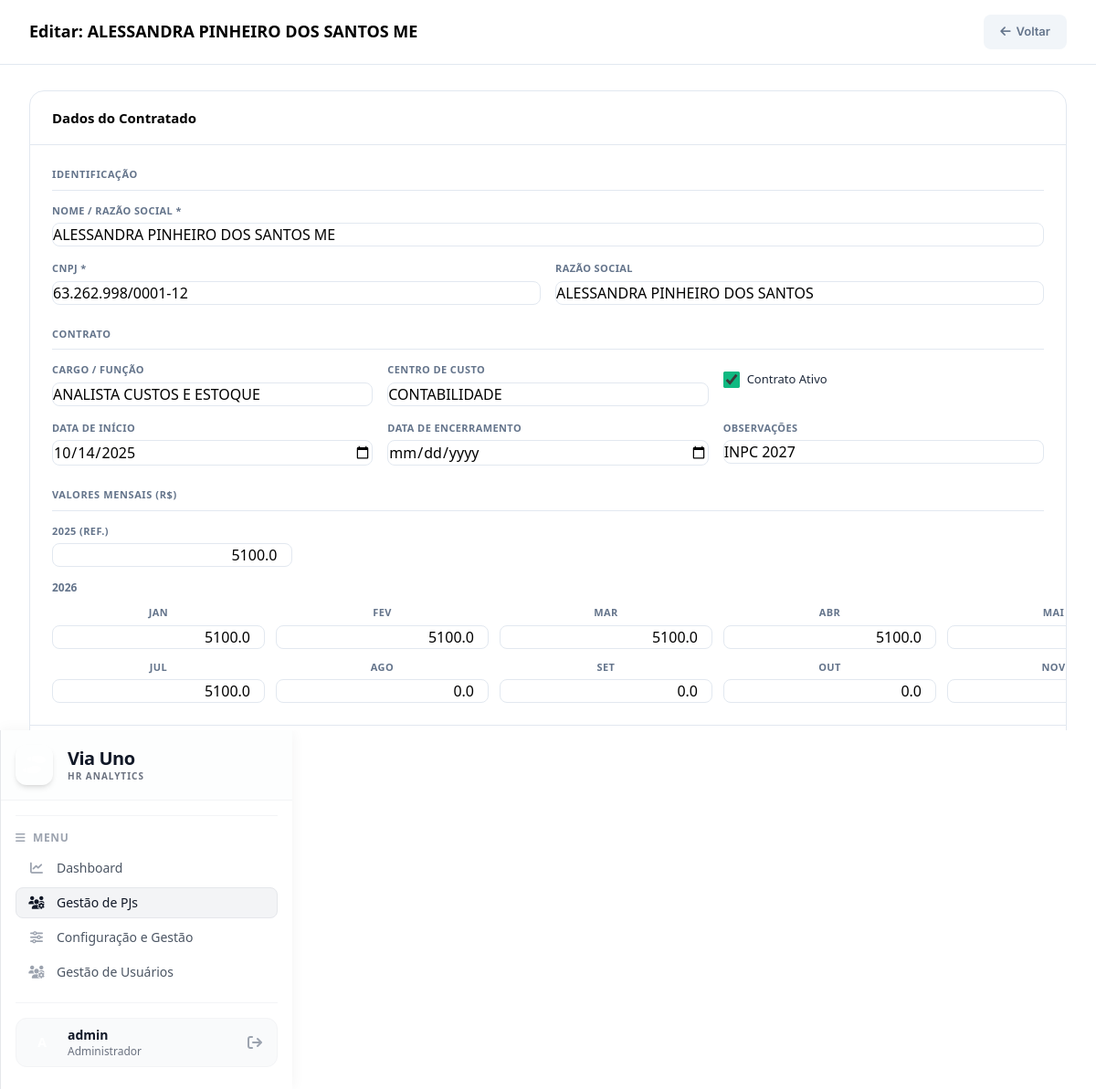
The page /admin/pj/editar/1 (signed in) on the database its author committed.
### models.py (models this page shows, shortened)
class PjContrato(db.Model):
    __tablename__ = 'pj_contratos'
    id = db.Column(db.Integer, primary_key=True)
    nome = db.Column(db.String(200), nullable=False)
    cnpj = db.Column(db.String(20), unique=True, nullable=False)
    razao_social = db.Column(db.String(200))
    data_inicio = db.Column(db.Date)
    data_encerramento = db.Column(db.Date)
    cargo = db.Column(db.String(100))
    centro_custo = db.Column(db.String(100))
    observacoes = db.Column(db.Text)
    ativo = db.Column(db.Boolean, default=True)
    valor_2025 = db.Column(db.Float, default=0.0)
    valor_jan_2026 = db.Column(db.Float, default=0.0)
    valor_fev_2026 = db.Column(db.Float, default=0.0)
    valor_mar_2026 = db.Column(db.Float, default=0.0)
    valor_abr_2026 = db.Column(db.Float, default=0.0)
    valor_mai_2026 = db.Column(db.Float, default=0.0)
    valor_jun_2026 = db.Column(db.Float, default=0.0)
    valor_jul_2026 = db.Column(db.Float, default=0.0)
    valor_ago_2026 = db.Column(db.Float, default=0.0)
    valor_set_2026 = db.Column(db.Float, default=0.0)
    valor_out_2026 = db.Column(db.Float, default=0.0)
    valor_nov_2026 = db.Column(db.Float, default=0.0)
    valor_dez_2026 = db.Column(db.Float, default=0.0)

class User(UserMixin, db.Model):
    __tablename__ = 'users'
    id = db.Column(db.Integer, primary_key=True)
    username = db.Column(db.String(80), unique=True, nullable=False)
    password_hash = db.Column(db.String(200), nullable=False)
    role = db.Column(db.String(20), nullable=False, default='viewer')  # 'editor' or 'viewer'
    @property
    def is_editor(self):
        return self.role == 'editor'

### app.py (the view)
@app.route('/admin/pj/editar/<int:pj_id>', methods=['GET', 'POST'])
@editor_required
def pj_editar(pj_id):
    pj = PjContrato.query.get_or_404(pj_id)
    if request.method == 'POST':
        _populate_pj(pj, request.form)
        db.session.commit()
        flash(f'PJ "{pj.nome}" atualizado com sucesso!', 'success')
        return redirect(url_for('admin'))
    return render_template('pj_form.html', pj=pj, title=f'Editar: {pj.nome}')

### templates/pj_form.html (shortened to what this page needs)
<!DOCTYPE html>
<html lang="pt-BR">
<head>
    <script src="https://cdn.tailwindcss.com"></script>
    <link rel="stylesheet" href="https://cdnjs.cloudflare.com/ajax/libs/font-awesome/6.4.0/css/all.min.css">
</head>
<body>
    <div class="main">
        <div class="topbar">
            <h1>{{ title }}</h1>
            <div class="topbar-actions">
                <a href="{{ url_for('admin') }}" class="btn btn-secondary"><i class="fa-solid fa-arrow-left"></i> Voltar</a>
            </div>
        </div>
        <div class="content">
            <form method="POST">
                <div class="form-card">
                    <div class="form-card-header">
                        <h2>Dados do Contratado</h2>
                    </div>
                    <div class="form-body">
                        <div class="section-title">Identificação</div>
                        <div class="grid-2">
                            <div class="form-group span-2">
                                <label for="nome">Nome / Razão Social *</label>
                                <input type="text" id="nome" name="nome" value="{{ pj.nome if pj else '' }}" required>
                            </div>
                            <div class="form-group">
                                <label for="cnpj">CNPJ *</label>
                                <input type="text" id="cnpj" name="cnpj" value="{{ pj.cnpj if pj else '' }}" required placeholder="00.000.000/0000-00">
                            </div>
                            <div class="form-group">
                                <label for="razao_social">Razão Social</label>
                                <input type="text" id="razao_social" name="razao_social" value="{{ pj.razao_social if pj else '' }}">
                            </div>
                        </div>
                        <div class="section-title">Contrato</div>
                        <div class="grid-3">
                            <div class="form-group">
                                <label for="cargo">Cargo / Função</label>
                                <input type="text" id="cargo" name="cargo" value="{{ pj.cargo if pj else '' }}">
                            </div>
                            <div class="form-group">
                                <label for="centro_custo">Centro de Custo</label>
                                <input type="text" id="centro_custo" name="centro_custo" value="{{ pj.centro_custo if pj else '' }}">
                            </div>
                            <div class="form-group">
                                <div class="ativo-toggle">
                                    <input type="checkbox" id="ativo" name="ativo" {{ 'checked' if (not pj or pj.ativo) else '' }}>
                                    <label for="ativo">Contrato Ativo</label>
                                </div>
                            </div>
                            <div class="form-group">
                                <label for="data_inicio">Data de Início</label>
                                <input type="date" id="data_inicio" name="data_inicio" value="{{ pj.data_inicio.isoformat() if pj and pj.data_inicio else '' }}">
                            </div>
                            <div class="form-group">
                                <label for="data_encerramento">Data de Encerramento</label>
                                <input type="date" id="data_encerramento" name="data_encerramento" value="{{ pj.data_encerramento.isoformat() if pj and pj.data_encerramento else '' }}">
                            </div>
                            <div class="form-group">
                                <label for="observacoes">Observações</label>
                                <input type="text" id="observacoes" name="observacoes" value="{{ pj.observacoes if pj else '' }}">
                            </div>
                        </div>
                        <div class="section-title">Valores Mensais (R$)</div>
                        <div class="grid-4">
                            <div class="form-group">
                                <label for="valor_2025">2025 (Ref.)</label>
                                <input type="number" id="valor_2025" name="valor_2025" class="money-input" step="0.01" min="0" value="{{ pj.valor_2025 or '' if pj else '' }}" placeholder="0,00">
                            </div>
                        </div>
                        <div style="margin-top: 14px;">
                            <div style="font-size: 12px; font-weight: 600; color: var(--text-muted); margin-bottom: 10px;">2026</div>
                            <div class="grid-6">
                                {% set months_2026 = [
                                    ('Jan', 'valor_jan_2026'), ('Fev', 'valor_fev_2026'), ('Mar', 'valor_mar_2026'),
                                    ('Abr', 'valor_abr_2026'), ('Mai', 'valor_mai_2026'), ('Jun', 'valor_jun_2026'),
                                    ('Jul', 'valor_jul_2026'), ('Ago', 'valor_ago_2026'), ('Set', 'valor_set_2026'),
                                    ('Out', 'valor_out_2026'), ('Nov', 'valor_nov_2026'), ('Dez', 'valor_dez_2026')
                                ] %}
                                {% for label_m, field in months_2026 %}
                                <div class="form-group">
                                    <label for="{{ field }}" style="text-align:center;">{{ label_m }}</label>
                                    <input type="number" id="{{ field }}" name="{{ field }}" class="money-input" step="0.01" min="0"
                                           value="{{ pj[field] or '' if pj and pj[field] else (pj|attr(field) if pj else '') }}" placeholder="0">
                                </div>
                                {% endfor %}
                            </div>
                        </div>
                    </div>
                    <div class="form-footer">
                    </div>
                </div>
            </form>
        </div>
    </div>
    {% include "sidebar.html" %}
</body>
</html>

### templates/sidebar.html (shortened to what this page needs)
    <aside class="w-80 flex-shrink-0 bg-white border-l border-gray-200 flex flex-col h-full shadow-[0_0_15px_rgba(0,0,0,0.05)] z-20">
        <div class="p-4 border-b border-gray-100 flex items-center gap-4 bg-gray-50/30">
            <div class="bg-brand-600 text-white p-2 rounded-xl shadow-md">
                <i class="fa-solid fa-shoe-prints text-xl"></i>
            </div>
            <div>
                <h1 class="text-xl font-bold text-gray-900 leading-tight tracking-tight">Via Uno</h1>
                <p class="text-[10px] text-gray-500 font-semibold tracking-widest uppercase">HR Analytics</p>
            </div>
        </div>
        <div class="flex-1 overflow-y-auto p-4 space-y-4 no-scrollbar flex flex-col">
            <div class="pt-4 border-t border-gray-100">
                <h2 class="text-xs font-bold text-gray-400 uppercase tracking-wider mb-2 flex items-center gap-2">
                    <i class="fa-solid fa-bars"></i>
                    Menu
                </h2>
                <ul class="space-y-1">
                    <li>
                        <a href="{{ url_for('index') }}" class="flex items-center gap-3 px-3 py-1.5 rounded-lg font-medium text-sm transition-colors {% if request.path == '/' %}bg-gray-100 text-gray-900 border border-gray-200{% else %}text-gray-600 hover:bg-gray-100 border border-transparent{% endif %}">
                            <i class="fa-solid fa-chart-line w-5 text-center {% if request.path == '/' %}text-brand-600{% else %}text-gray-400{% endif %}"></i>
                            Dashboard
                        </a>
                    </li>
                    <li>
                        <a href="{{ url_for('admin') }}" class="flex items-center gap-3 px-3 py-1.5 rounded-lg font-medium text-sm transition-colors {% if request.path == '/admin' or request.path.startswith('/admin/pj') %}bg-gray-100 text-gray-900 border border-gray-200{% else %}text-gray-600 hover:bg-gray-100 border border-transparent{% endif %}">
                            <i class="fa-solid fa-users-gear w-5 text-center {% if request.path == '/admin' or request.path.startswith('/admin/pj') %}text-brand-600{% else %}text-gray-400{% endif %}"></i>
                            Gestão de PJs
                        </a>
                    </li>
                    <li>
                        <a href="{{ url_for('agrupadores') }}" class="flex items-center gap-3 px-3 py-1.5 rounded-lg font-medium text-sm transition-colors {% if request.path.startswith('/admin/agrupadores') %}bg-gray-100 text-gray-900 border border-gray-200{% else %}text-gray-600 hover:bg-gray-100 border border-transparent{% endif %}">
                            <i class="fa-solid fa-sliders w-5 text-center {% if request.path.startswith('/admin/agrupadores') %}text-brand-600{% else %}text-gray-400{% endif %}"></i>
                            Configuração e Gestão
                        </a>
                    </li>
                    <li>
                        <a href="{{ url_for('admin_usuarios') }}" class="flex items-center gap-3 px-3 py-1.5 rounded-lg font-medium text-sm transition-colors {% if request.path.startswith('/admin/usuarios') %}bg-gray-100 text-gray-900 border border-gray-200{% else %}text-gray-600 hover:bg-gray-100 border border-transparent{% endif %}">
                            <i class="fa-solid fa-users-gear w-5 text-center {% if request.path.startswith('/admin/usuarios') %}text-brand-600{% else %}text-gray-400{% endif %}"></i>
                            Gestão de Usuários
                        </a>
                    </li>
                </ul>
            </div>
            <div class="mt-auto pt-4 pb-2 border-t border-gray-100">
                <div class="flex items-center gap-3 px-3 py-2 bg-gray-50 rounded-xl border border-gray-100">
                    <div class="w-8 h-8 rounded-full bg-brand-600 flex items-center justify-center text-white font-bold text-sm">
                    </div>
                    <div class="flex-1 min-w-0">
                        <p class="text-sm font-semibold text-gray-900 truncate">
                            {% if current_user.is_authenticated %}
                                {{ current_user.username }}
                            {% else %}
                                Visitante
                            {% endif %}
                        </p>
                        <p class="text-xs text-gray-500 truncate">
                            {% if current_user.is_authenticated %}
                                {% if current_user.is_editor %}Administrador{% else %}Visualizador{% endif %}
                            {% else %}
                                Somente Leitura
                            {% endif %}
                        </p>
                    </div>
                    {% if current_user.is_authenticated %}
                    <a href="/logout" class="text-gray-400 hover:text-red-500 transition-colors p-1" title="Sair">
                        <i class="fa-solid fa-arrow-right-from-bracket"></i>
                    </a>
                    {% else %}
                    <a href="/login" class="text-gray-400 hover:text-brand-600 transition-colors p-1" title="Login">
                        <i class="fa-solid fa-arrow-right-to-bracket"></i>
                    </a>
                    {% endif %}
                </div>
            </div>
        </div>
    </aside>

### rows shown on the page
PjContrato: nome "ALESSANDRA PINHEIRO DOS SANTOS ME", cnpj "63.262.998/0001-12", razao_social "ALESSANDRA PINHEIRO DOS SANTOS", cargo "ANALISTA CUSTOS E ESTOQUE", centro_custo "CONTABILIDADE", data_inicio "10/14/2025", observacoes "INPC 2027", valor_2025 "5100.0", valor_jan_2026 "5100.0" "5100.0" "5100.0" "5100.0" "5100.0" "5100.0" "0.0" "0.0" "0.0" "0.0"
User: username "admin"

### other values the page prints
{{ title }} "Editar: ALESSANDRA PINHEIRO DOS SANTOS ME"
{{ label_m }} "JAN" "FEV" "MAR" "ABR" "MAI" "JUL" "AGO" "SET" "OUT" "NOV"
